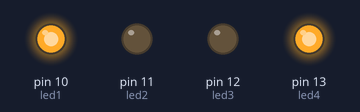
Recording of a sketch running on a simulated Arduino Uno, built with avr-gcc and run on an emulated ATmega328P. Parts: output pins drawn as LEDs (lit = HIGH).

Above: at 0.5 s.
At 1.5 s:
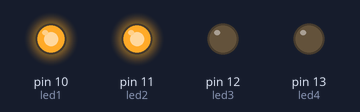
At 2.5 s:
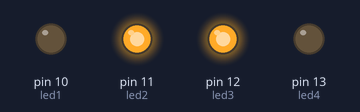
At 3.5 s:
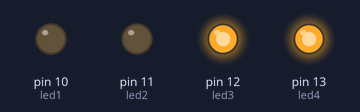
Timing chart, 0 to 5.2 s (numbered marks = the images above):
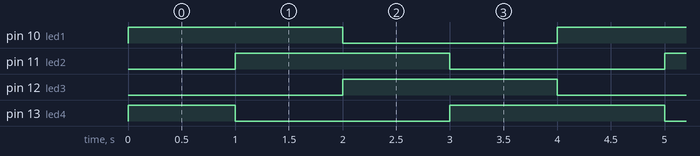

Measured:
- by itself, pin 10 (led1), pin 11 (led2), pin 12 (led3): alternates HIGH for 2.0 s and LOW for 2.0 s
- by itself, pin 13 (led4): repeats every 4.0 s: LOW 2.0 s, HIGH 2.0 s
- by itself, everything shown: repeats every 4.0 s, in 4 steps

The sketch:

first_LED.ino
```cpp
int led1=10,led2=11,led3=12,led4=13;

void setup()
{
  pinMode(led1,OUTPUT);
  pinMode(led2,OUTPUT);
  pinMode(led3,OUTPUT);
  pinMode(led4,OUTPUT);

}
void loop()
{
  digitalWrite(led1,HIGH);
  digitalWrite(led2,LOW);
  digitalWrite(led3,LOW);
  digitalWrite(led4,HIGH);
  delay(1000);
  digitalWrite(led1,HIGH);
  digitalWrite(led2,HIGH);
  digitalWrite(led3,LOW);
  digitalWrite(led4,LOW);
  delay(1000);
  digitalWrite(led1,LOW);
  digitalWrite(led2,HIGH);
  digitalWrite(led3,HIGH);
  digitalWrite(led4,LOW);
  delay(1000);
  digitalWrite(led1,LOW);
  digitalWrite(led2,LOW);
  digitalWrite(led3,HIGH);
  digitalWrite(led4,HIGH );
  delay(1000);
}
```
